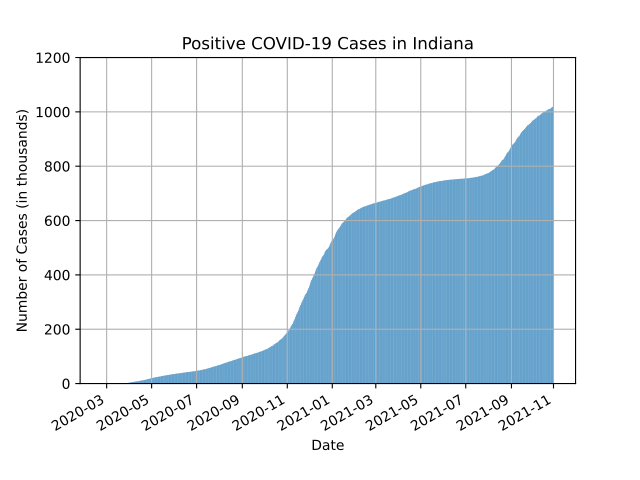

This chart was generated by the following Python code:
"""
Author: Jagroop Singh, singh621@purdue.edu
Assignment: m.n - Covid 19 Cases
Date: 12/06/2021

Description:
    This program  reads the contents of the file and calculates the total number
    of positive results for each day by summing all of the positive results
    prior to and including that day. Then, using matplotlib, plot the total
    number of positive cases for each day as a bar chart.

Contributors:
    Name, login@purdue.edu [repeat for each]

My contributor(s) helped me:
    [ ] understand the assignment expectations without
        telling me how they will approach it.
    [ ] understand different ways to think about a solution
        without helping me plan my solution.
    [ ] think through the meaning of a specific error or
        bug present in my code without looking at my code.
    Note that if you helped somebody else with their code, you
    have to list that person as a contributor.

Academic Integrity Statement:
    I have not used source code obtained from any unauthorized
    source, either modified or unmodified; nor have I provided
    another student access to my code.  The project I am
    submitting is my own original work.
"""


def main(): #main
    from matplotlib import pyplot as plt
    import numpy as np


    fo = open('indiana_covid_19_data_fall_2021.txt','r') #opens file
    filecontent = fo.read() #reads
    case_data = filecontent.split('\n') #makes string an array at the new lines

    numlist = (case_data[0:len(case_data)-1]) #copy the same list of numes wothoit last element

    for i in range(0, len(numlist)): #converts elemesnts to floats
        a = numlist[i].split(' ')
        numlist[i] = a
    fo.close() #close file
    y = [0]*len(numlist)
    for i in range(1, len(numlist)): #converts elemesnts to floats
        y[i] = float(numlist[i][2])/1000+ y[i-1]

    x = np.arange(len(numlist))#x values
    fig, ax = plt.subplots() #p;ots
    ax.bar(x, y)
    ax.set_xticks([5,66,127,189,250,311,370,431,492,554,611]) #set tick values
    ax.set_yticks([0,200,400,600,800,1000,1200])
    dates = ['2020-03','2020-05','2020-07','2020-09','2020-11','2021-01','2021-03','2021-05','2021-07','2021-09','2021-11']
    ax.set_xticklabels(dates)
    fig.autofmt_xdate()

    ax.grid()
    ax.set_title('Positive COVID-19 Cases in Indiana')
    ax.set_ylabel('Number of Cases (in thousands)')
    ax.set_xlabel('Date')
#    ax.set_xlim(1,52) #shifts boundaries
#    ax.set_ylim(1.5,4.25)






    #plt.plot(x, y, color='r')
    plt.show()

if __name__ == '__main__':
    main()
